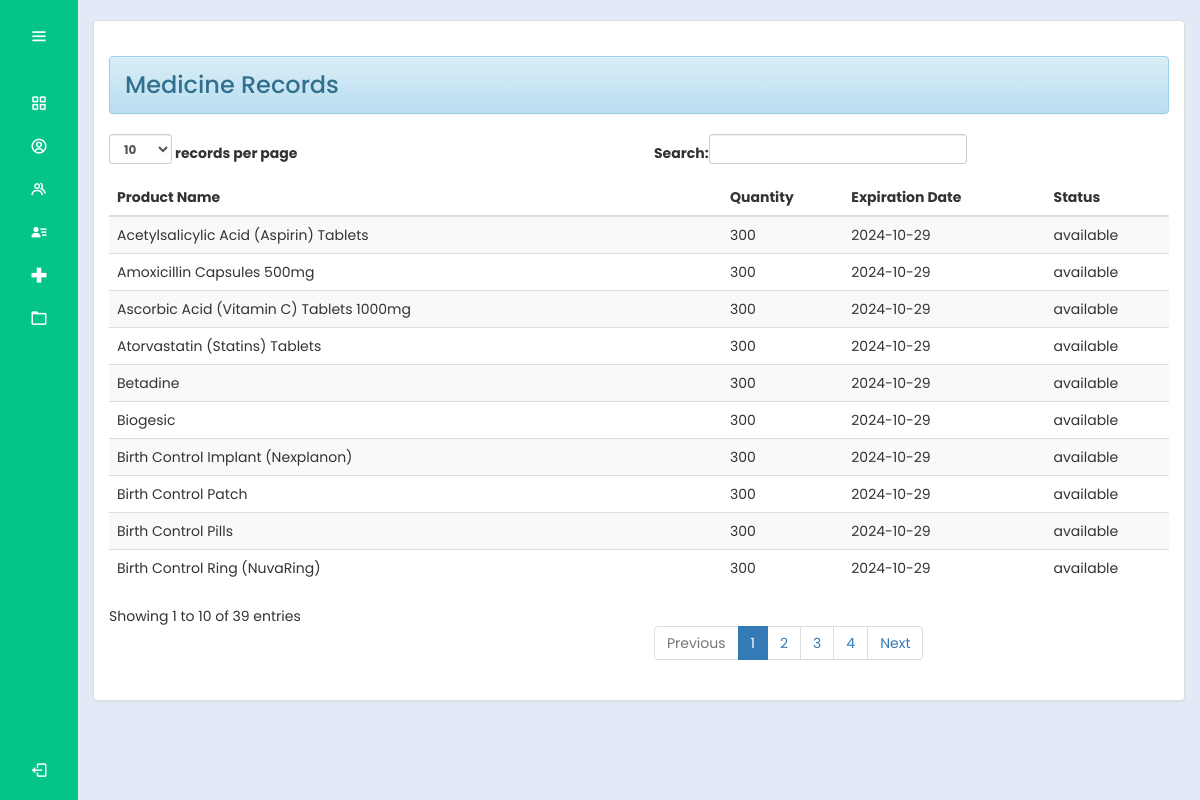
/admin/medicinerecords.php (signed in), run on an earlier commit of the app's database.
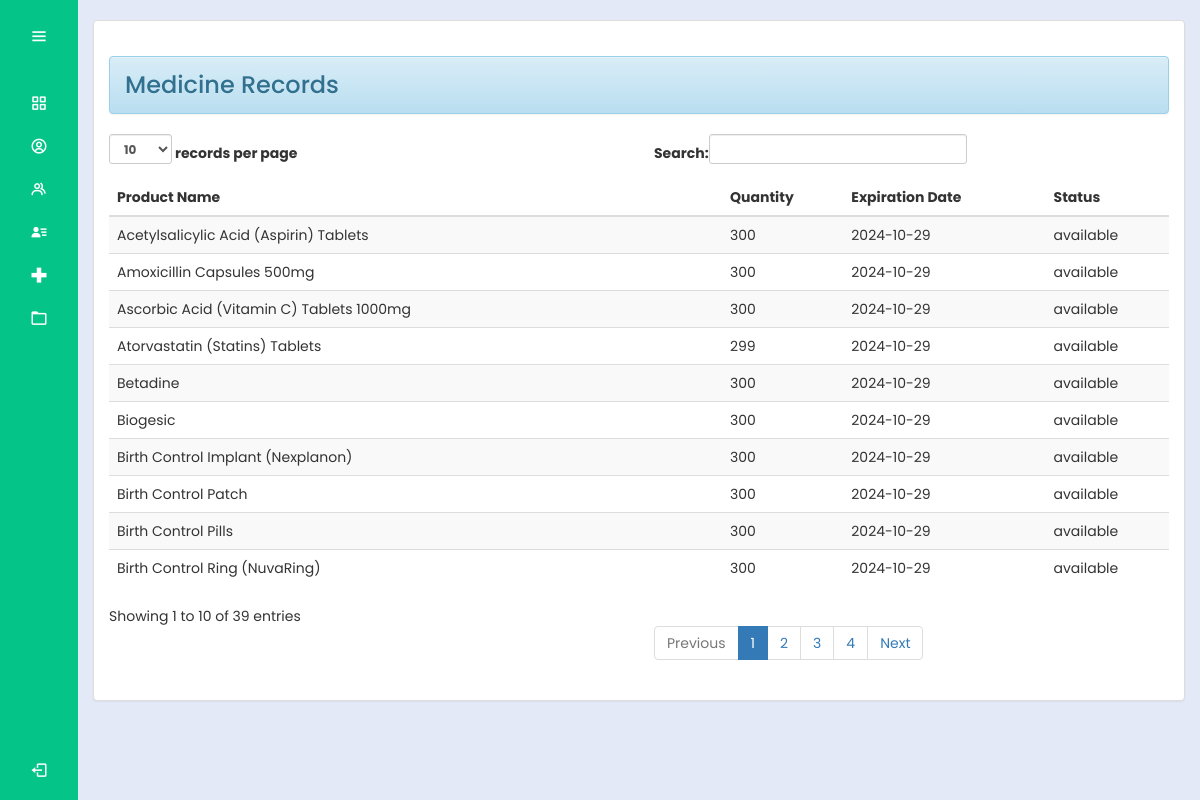
And on a later commit of the database.
### tables this page shows
CREATE TABLE `medicines` (
  `productId` int(30) NOT NULL,
  `productName` varchar(100) NOT NULL,
  `sponsor` varchar(100) NOT NULL,
  `unit` varchar(100) NOT NULL,
  `batch` varchar(100) NOT NULL,
  `quantity1` int(10) NOT NULL,
  `total` int(10) NOT NULL,
  `expDate` date NOT NULL,
  `status` varchar(100) NOT NULL
);

### admin/medicinerecords.php (the view, shortened to what this page needs)
<?php
@include "../connection/connect.php";
if(isset($_SESSION['user_data'])){
?>
<!DOCTYPE html>
<html lang="en">
<head>
  <link rel="stylesheet" href="../cssmainmenu/style.css">
  <link href='https://unpkg.com/boxicons@2.1.4/css/boxicons.min.css' rel='stylesheet'>
  <link rel = "stylesheet" type = "text/css" href = "../css/bootstrap.css " />
	<link rel = "stylesheet" type = "text/css" href = "../css/style.css" />
<link rel="stylesheet" href="https://maxcdn.bootstrapcdn.com/bootstrap/3.3.5/css/bootstrap-theme.min.css">
</head>
<body>
<?php try {
    include_once('side_menu.php');
} catch (Exception $e) {
    echo "Error: " . $e->getMessage();
}
 ?>
  <section class="home-section">
  <br>
  <div class="container-fluid">
		<div class="panel panel-default">
			<div class="panel-body">
     <h3> <div class = "alert alert-info">Medicine Records</div></h3>
				<table id="table" class = "table table-striped table-hover">
					<thead>
						<tr>
							<th>Product Name</th>
							<th>Quantity</th>
							<th>Expiration Date</th>
							<th>Status</th>
						</tr>
					</thead>
					<tbody>
						<?php
							$query = $mysqli->query("SELECT * FROM `medicines`") or die(mysqli_error());
							while ($fetch = $query->fetch_array()) {
							?>
								<tr>
									<td><?php echo $fetch['productName'] ?></td>
									<td><?php echo $fetch['total'] ?></td>
									<td><?php echo $fetch['expDate'] ?></td>
                  <td><?php echo $fetch['status'] ?></td>
						<?php
							}
						?>
					</tbody>
				</table>
			</div>
		</div>
	</div>
  </section>
</body>
</html>
<?php
}
else{
	header("Location:.././index.php?error=UnAuthorized Access");
}

What changed in the data, as far as the page shows it:
changed medicines "Atorvastatin (Statins) Tablets": total "300" → "299"
